Frame 1 (no input): blank canvas, image omitted
Frame 60 (the mouse pressed at the canvas centre just before this capture): blank canvas, image omitted
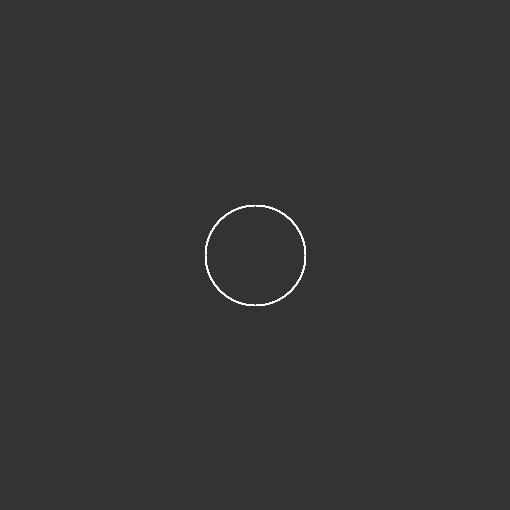
Frame 120 (the mouse held since frame 60 and released just before this capture)

The Processing sketch whose frames 1 and 60 were blank and that drew this single picture after the mouse press (run headless with seeded random() and noise(); from frame 60 on, the mouse is pressed at the canvas centre):

// Processing sketch: processing_139912
// ── processing_139912.pde

void setup() {
  size(510, 510);
  background(#333333);
  noFill();
  stroke(#FFFFFF);
}
  
void draw() {
  if (mousePressed){
    ellipse(mouseX, mouseY, 100, 100);
  }
}
